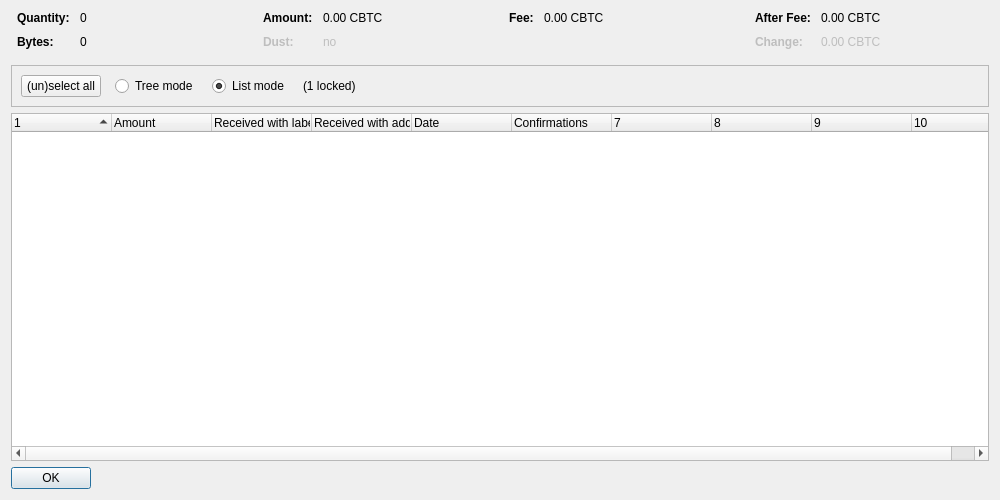
<?xml version="1.0" encoding="UTF-8"?>
<ui version="4.0">
 <class>CoinControlDialog</class>
 <widget class="QDialog" name="CoinControlDialog">
  <property name="geometry">
   <rect>
    <x>0</x>
    <y>0</y>
    <width>1000</width>
    <height>500</height>
   </rect>
  </property>
  <property name="windowTitle">
   <string>Coin Selection</string>
  </property>
  <layout class="QVBoxLayout" name="verticalLayout">
   <item>
    <layout class="QHBoxLayout" name="horizontalLayoutTop" stretch="0,0,0,0">
     <property name="topMargin">
      <number>0</number>
     </property>
     <property name="bottomMargin">
      <number>10</number>
     </property>
     <item>
      <layout class="QFormLayout" name="formLayoutCoinControl1">
       <property name="horizontalSpacing">
        <number>10</number>
       </property>
       <property name="verticalSpacing">
        <number>10</number>
       </property>
       <property name="leftMargin">
        <number>6</number>
       </property>
       <property name="rightMargin">
        <number>6</number>
       </property>
       <item row="0" column="0">
        <widget class="QLabel" name="labelCoinControlQuantityText">
         <property name="font">
          <font>
           <weight>75</weight>
           <bold>true</bold>
          </font>
         </property>
         <property name="text">
          <string>Quantity:</string>
         </property>
        </widget>
       </item>
       <item row="0" column="1">
        <widget class="QLabel" name="labelCoinControlQuantity">
         <property name="cursor">
          <cursorShape>IBeamCursor</cursorShape>
         </property>
         <property name="contextMenuPolicy">
          <enum>Qt::ActionsContextMenu</enum>
         </property>
         <property name="text">
          <string notr="true">0</string>
         </property>
         <property name="textInteractionFlags">
          <set>Qt::LinksAccessibleByMouse|Qt::TextSelectableByKeyboard|Qt::TextSelectableByMouse</set>
         </property>
        </widget>
       </item>
       <item row="1" column="0">
        <widget class="QLabel" name="labelCoinControlBytesText">
         <property name="font">
          <font>
           <weight>75</weight>
           <bold>true</bold>
          </font>
         </property>
         <property name="text">
          <string>Bytes:</string>
         </property>
        </widget>
       </item>
       <item row="1" column="1">
        <widget class="QLabel" name="labelCoinControlBytes">
         <property name="cursor">
          <cursorShape>IBeamCursor</cursorShape>
         </property>
         <property name="contextMenuPolicy">
          <enum>Qt::ActionsContextMenu</enum>
         </property>
         <property name="text">
          <string notr="true">0</string>
         </property>
         <property name="textInteractionFlags">
          <set>Qt::LinksAccessibleByMouse|Qt::TextSelectableByKeyboard|Qt::TextSelectableByMouse</set>
         </property>
        </widget>
       </item>
      </layout>
     </item>
     <item>
      <layout class="QFormLayout" name="formLayoutCoinControl2">
       <property name="horizontalSpacing">
        <number>10</number>
       </property>
       <property name="verticalSpacing">
        <number>10</number>
       </property>
       <property name="leftMargin">
        <number>6</number>
       </property>
       <property name="rightMargin">
        <number>6</number>
       </property>
       <item row="0" column="0">
        <widget class="QLabel" name="labelCoinControlAmountText">
         <property name="font">
          <font>
           <weight>75</weight>
           <bold>true</bold>
          </font>
         </property>
         <property name="text">
          <string>Amount:</string>
         </property>
        </widget>
       </item>
       <item row="0" column="1">
        <widget class="QLabel" name="labelCoinControlAmount">
         <property name="cursor">
          <cursorShape>IBeamCursor</cursorShape>
         </property>
         <property name="contextMenuPolicy">
          <enum>Qt::ActionsContextMenu</enum>
         </property>
         <property name="text">
          <string notr="true">0.00 CBTC</string>
         </property>
         <property name="textInteractionFlags">
          <set>Qt::LinksAccessibleByMouse|Qt::TextSelectableByKeyboard|Qt::TextSelectableByMouse</set>
         </property>
        </widget>
       </item>
       <item row="1" column="0">
        <widget class="QLabel" name="labelCoinControlLowOutputText">
         <property name="enabled">
          <bool>false</bool>
         </property>
         <property name="font">
          <font>
           <weight>75</weight>
           <bold>true</bold>
          </font>
         </property>
         <property name="text">
          <string>Dust:</string>
         </property>
        </widget>
       </item>
       <item row="1" column="1">
        <widget class="QLabel" name="labelCoinControlLowOutput">
         <property name="enabled">
          <bool>false</bool>
         </property>
         <property name="cursor">
          <cursorShape>IBeamCursor</cursorShape>
         </property>
         <property name="contextMenuPolicy">
          <enum>Qt::ActionsContextMenu</enum>
         </property>
         <property name="text">
          <string notr="true">no</string>
         </property>
         <property name="textInteractionFlags">
          <set>Qt::LinksAccessibleByMouse|Qt::TextSelectableByKeyboard|Qt::TextSelectableByMouse</set>
         </property>
        </widget>
       </item>
      </layout>
     </item>
     <item>
      <layout class="QFormLayout" name="formLayoutCoinControl3">
       <property name="horizontalSpacing">
        <number>10</number>
       </property>
       <property name="verticalSpacing">
        <number>10</number>
       </property>
       <property name="leftMargin">
        <number>6</number>
       </property>
       <property name="rightMargin">
        <number>6</number>
       </property>
       <item row="0" column="0">
        <widget class="QLabel" name="labelCoinControlFeeText">
         <property name="font">
          <font>
           <weight>75</weight>
           <bold>true</bold>
          </font>
         </property>
         <property name="text">
          <string>Fee:</string>
         </property>
        </widget>
       </item>
       <item row="0" column="1">
        <widget class="QLabel" name="labelCoinControlFee">
         <property name="cursor">
          <cursorShape>IBeamCursor</cursorShape>
         </property>
         <property name="contextMenuPolicy">
          <enum>Qt::ActionsContextMenu</enum>
         </property>
         <property name="text">
          <string notr="true">0.00 CBTC</string>
         </property>
         <property name="textInteractionFlags">
          <set>Qt::LinksAccessibleByMouse|Qt::TextSelectableByKeyboard|Qt::TextSelectableByMouse</set>
         </property>
        </widget>
       </item>
      </layout>
     </item>
     <item>
      <layout class="QFormLayout" name="formLayoutCoinControl4">
       <property name="horizontalSpacing">
        <number>10</number>
       </property>
       <property name="verticalSpacing">
        <number>10</number>
       </property>
       <property name="leftMargin">
        <number>6</number>
       </property>
       <property name="rightMargin">
        <number>6</number>
       </property>
       <item row="0" column="0">
        <widget class="QLabel" name="labelCoinControlAfterFeeText">
         <property name="font">
          <font>
           <weight>75</weight>
           <bold>true</bold>
          </font>
         </property>
         <property name="text">
          <string>After Fee:</string>
         </property>
        </widget>
       </item>
       <item row="0" column="1">
        <widget class="QLabel" name="labelCoinControlAfterFee">
         <property name="cursor">
          <cursorShape>IBeamCursor</cursorShape>
         </property>
         <property name="contextMenuPolicy">
          <enum>Qt::ActionsContextMenu</enum>
         </property>
         <property name="text">
          <string notr="true">0.00 CBTC</string>
         </property>
         <property name="textInteractionFlags">
          <set>Qt::LinksAccessibleByMouse|Qt::TextSelectableByKeyboard|Qt::TextSelectableByMouse</set>
         </property>
        </widget>
       </item>
       <item row="1" column="0">
        <widget class="QLabel" name="labelCoinControlChangeText">
         <property name="enabled">
          <bool>false</bool>
         </property>
         <property name="font">
          <font>
           <weight>75</weight>
           <bold>true</bold>
          </font>
         </property>
         <property name="text">
          <string>Change:</string>
         </property>
        </widget>
       </item>
       <item row="1" column="1">
        <widget class="QLabel" name="labelCoinControlChange">
         <property name="enabled">
          <bool>false</bool>
         </property>
         <property name="cursor">
          <cursorShape>IBeamCursor</cursorShape>
         </property>
         <property name="contextMenuPolicy">
          <enum>Qt::ActionsContextMenu</enum>
         </property>
         <property name="text">
          <string notr="true">0.00 CBTC</string>
         </property>
         <property name="textInteractionFlags">
          <set>Qt::LinksAccessibleByMouse|Qt::TextSelectableByKeyboard|Qt::TextSelectableByMouse</set>
         </property>
        </widget>
       </item>
      </layout>
     </item>
    </layout>
   </item>
   <item>
    <widget class="QFrame" name="frame">
     <property name="minimumSize">
      <size>
       <width>0</width>
       <height>40</height>
      </size>
     </property>
     <property name="frameShape">
      <enum>QFrame::StyledPanel</enum>
     </property>
     <property name="frameShadow">
      <enum>QFrame::Sunken</enum>
     </property>
     <layout class="QHBoxLayout" name="horizontalLayout">
      <item>
       <layout class="QHBoxLayout" name="horizontalLayoutPanel" stretch="0,0,0,0,0">
        <property name="spacing">
         <number>14</number>
        </property>
        <item>
         <widget class="QPushButton" name="pushButtonSelectAll">
          <property name="sizePolicy">
           <sizepolicy hsizetype="Maximum" vsizetype="Fixed">
            <horstretch>0</horstretch>
            <verstretch>0</verstretch>
           </sizepolicy>
          </property>
          <property name="text">
           <string>(un)select all</string>
          </property>
          <property name="autoDefault">
           <bool>false</bool>
          </property>
         </widget>
        </item>
        <item>
         <widget class="QRadioButton" name="radioTreeMode">
          <property name="sizePolicy">
           <sizepolicy hsizetype="Maximum" vsizetype="Fixed">
            <horstretch>0</horstretch>
            <verstretch>0</verstretch>
           </sizepolicy>
          </property>
          <property name="text">
           <string>Tree mode</string>
          </property>
         </widget>
        </item>
        <item>
         <widget class="QRadioButton" name="radioListMode">
          <property name="sizePolicy">
           <sizepolicy hsizetype="Maximum" vsizetype="Fixed">
            <horstretch>0</horstretch>
            <verstretch>0</verstretch>
           </sizepolicy>
          </property>
          <property name="text">
           <string>List mode</string>
          </property>
          <property name="checked">
           <bool>true</bool>
          </property>
         </widget>
        </item>
        <item>
         <widget class="QLabel" name="labelLocked">
          <property name="text">
           <string notr="true">(1 locked)</string>
          </property>
         </widget>
        </item>
        <item>
         <spacer name="horizontalSpacer">
          <property name="orientation">
           <enum>Qt::Horizontal</enum>
          </property>
          <property name="sizeHint" stdset="0">
           <size>
            <width>40</width>
            <height>20</height>
           </size>
          </property>
         </spacer>
        </item>
       </layout>
      </item>
     </layout>
    </widget>
   </item>
   <item>
    <widget class="CoinControlTreeWidget" name="treeWidget">
     <property name="contextMenuPolicy">
      <enum>Qt::CustomContextMenu</enum>
     </property>
     <property name="sortingEnabled">
      <bool>false</bool>
     </property>
     <property name="columnCount">
      <number>10</number>
     </property>
     <attribute name="headerShowSortIndicator" stdset="0">
      <bool>true</bool>
     </attribute>
     <attribute name="headerStretchLastSection">
      <bool>false</bool>
     </attribute>
     <column>
      <property name="text">
       <string/>
      </property>
     </column>
     <column>
      <property name="text">
       <string>Amount</string>
      </property>
     </column>
     <column>
      <property name="text">
       <string>Received with label</string>
      </property>
     </column>
     <column>
      <property name="text">
       <string>Received with address</string>
      </property>
     </column>
     <column>
      <property name="text">
       <string>Date</string>
      </property>
     </column>
     <column>
      <property name="text">
       <string>Confirmations</string>
      </property>
      <property name="toolTip">
       <string>Confirmed</string>
      </property>
     </column>
     <column>
      <property name="text">
       <string/>
      </property>
     </column>
     <column>
      <property name="text">
       <string/>
      </property>
     </column>
     <column>
      <property name="text">
       <string/>
      </property>
     </column>
     <column>
      <property name="text">
       <string/>
      </property>
     </column>
    </widget>
   </item>
   <item>
    <widget class="QDialogButtonBox" name="buttonBox">
     <property name="sizePolicy">
      <sizepolicy hsizetype="Maximum" vsizetype="Fixed">
       <horstretch>0</horstretch>
       <verstretch>0</verstretch>
      </sizepolicy>
     </property>
     <property name="orientation">
      <enum>Qt::Horizontal</enum>
     </property>
     <property name="standardButtons">
      <set>QDialogButtonBox::Ok</set>
     </property>
    </widget>
   </item>
  </layout>
 </widget>
 <customwidgets>
  <customwidget>
   <class>CoinControlTreeWidget</class>
   <extends>QTreeWidget</extends>
   <header>coincontroltreewidget.h</header>
  </customwidget>
 </customwidgets>
 <resources/>
 <connections/>
</ui>
